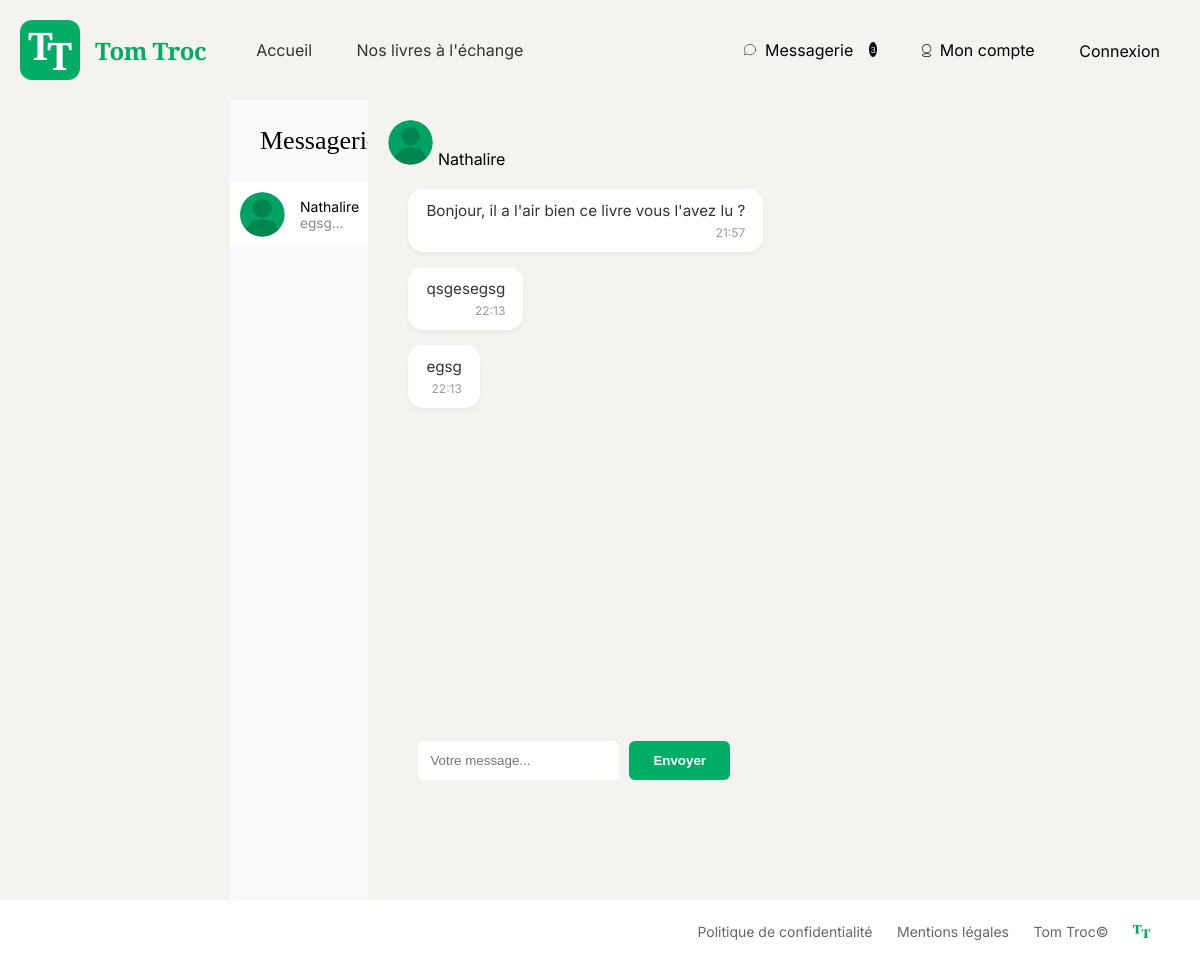
Page /index.php?action=showMessages&focus=25 (signed in) on the committed database.
### tables this page shows
CREATE TABLE IF NOT EXISTS `users` (
  `user_id` int(11) NOT NULL AUTO_INCREMENT,
  `pseudo` varchar(256) NOT NULL,
  `email` varchar(256) NOT NULL,
  `password` varchar(256) NOT NULL,
  `picture` varchar(256) NOT NULL,
  `date_creation` datetime NOT NULL,
  PRIMARY KEY (`user_id`)
);

CREATE TABLE IF NOT EXISTS `messages` (
  `id` int(11) NOT NULL AUTO_INCREMENT,
  `sender_id` int(11) NOT NULL,
  `recipient_id` int(255) NOT NULL,
  `message_date` datetime NOT NULL,
  `message_text` text NOT NULL,
  `is_read` tinyint(1) NOT NULL DEFAULT 0,
  PRIMARY KEY (`id`),
  KEY `recipient_Id` (`recipient_id`),
  KEY `sender_Id` (`sender_id`)
);

### app/controllers/Controller.php (called while the page is built, shortened)
<?php
abstract class Controller
{
public function render(string $viewName, array $data =[])
{
extract($data);
require_once 'app/views/partials/header.php';
require_once 'app/views/' . $viewName . '.php';
require_once 'app/views/partials/footer.php';
}
}

### app/controllers/messagecontroller.php (called while the page is built, shortened)
<?php
require_once 'Controller.php';
class MessageController extends Controller
{
    public function showUserDiscussion()
    {
    $id = isset($_GET['focus']) ? (int)$_GET['focus'] : 0;
    $focusId = $id;
    $currentUserId=(int)$_SESSION['user']['id'];
    $messageManager= new MessageManager;
    $messages= $messageManager->getAllMessagesByID($id, $currentUserId);
    $allUsers = $messageManager->getAllUsers($currentUserId);
    $focusedUser = null;
    foreach ($allUsers as $item) {
        if ($item['user']->getID() === $focusId) {
            $focusedUser = $item['user'];
            break;
        }
    }
    $this->render('message', [
        'allUsers'      => $allUsers,
        'messages'      => $messages,
        'focusedUser'   => $focusedUser,
        'focusId'       => $focusId,
        'currentUserId' => $currentUserId
    ]);
    }
}

### app/models/messageManager.php (called while the page is built, shortened)
<?php
class MessageManager
{
public function getAllUsers(int $currentUserId):array
    {
     $db= DBConnect::getPDO();
     $sql=$db->prepare("
        SELECT DISTINCT u.user_id, u.pseudo, u.picture
        FROM users u
        JOIN messages m ON (m.sender_id = u.user_id OR m.recipient_id = u.user_id)
        WHERE (m.sender_id = :id OR m.recipient_id = :id)
        AND u.user_id != :id
        ORDER BY m.message_date DESC
    ");
     $sql->execute(['id'=>$currentUserId]);
     $alllines= $sql->fetchall();
     $allUsers= [];
     foreach($alllines as $line)
        {
            $allUsers[] = [
            'user'    => new User($line),
            'message' => $this->getLastMessage($currentUserId, $line['user_id'])
        ];
        }
     return $allUsers;
    }
    public function getLastMessage(int $currentUserId, int $targetUserId): Message
{
    $db = DBConnect::getPDO();
    $sql = $db->prepare("SELECT * FROM messages
                         WHERE (sender_id = :curr AND recipient_id = :target)
                         OR (sender_id = :target AND recipient_id = :curr)
                         ORDER BY message_date DESC LIMIT 1");
    $sql->execute(['curr' => $currentUserId, 'target' => $targetUserId]);
    $line = $sql->fetch();
    return $line ? new Message($line) : new Message(['message_text' => 'Aucun message']);
}
public function getAllMessagesByID(int $id, int $currentUserId) : ?array
    {
        $allTheMessages = [];
        $db= DBConnect::getPDO();
    $sqlUpdate=$db->prepare("UPDATE  messages SET is_read=1 WHERE recipient_id=:currentUserId AND sender_id=:focusUserId AND is_read=0");
    $sqlUpdate->execute(['currentUserId'=>$currentUserId , 'focusUserId'=>$id]);
        $sql = $db->prepare("SELECT m.*, u.picture, u.pseudo FROM messages m INNER JOIN users u ON m.recipient_id = u.user_id AND m.sender_id = :currentUserId OR m.sender_id = u.user_id AND recipient_id = :currentUserId WHERE u.user_id = :id ORDER BY m.message_date ASC");
        $sql->execute(['id' =>$id, 'currentUserId'=>$currentUserId]);
        $allLines = $sql->fetchall();
        foreach($allLines as $line){
            $oneMessage =new Message($line);
            $allTheMessages[]=$oneMessage;
    }
        return $allTheMessages;
    }
}

### app/models/AbstractEntity.php (called while the page is built, shortened)
<?php
abstract class AbstractEntity
{
    protected function hydrate(array $data) : void
    {
        foreach ($data as $key => $value) {
            $method = 'set' . str_replace('_', '', ucwords($key, '_'));
        }
    }
}

### app/models/user.php (called while the page is built, shortened)
<?php
class User extends AbstractEntity
{
private int $userID;
private string $pseudo;
private string $picture;
    public function getID(): ?int
        {
        return $this->userID;
        }
    public function getPseudo(): ?string
        {
        return $this->pseudo;}
    public function getPicture(): ?string
    {
        return $this->picture;
    }
    public function setUserId(?int $userID):void
    {
        $this->userID = $userID;
    }
    public function setPseudo(?string $pseudo):void
    {
        $this->pseudo = $pseudo;
    }
    public function setPicture(?string $picture):void
    {
        $this->picture = $picture;
    }
}

### app/models/message.php (called while the page is built, shortened)
<?php
class Message extends AbstractEntity
{
    private ?int $senderId;
    private string $messageText;
    private DateTime $messageDate;
    public function getSenderId(): ?int
    {
        return $this->senderId;
    }
    public function getMessageText(): ?string
    {
        return $this->messageText;
    }
    public function getMessageDate(): ?DateTime
    {
        return $this->messageDate;
    }
    public function setSenderId(?int $senderId):void
    {
        $this->senderId = $senderId;
    }
    public function setMessageDate(string|DateTime $messageDate): void
    {
    if (is_string($messageDate)) {
        $this->messageDate = new DateTime($messageDate);
    } else {
        $this->messageDate = $messageDate;
    }
    }
    public function setMessageText(?string $messageText):void
    {
        $this->messageText = $messageText;
    }
}

### app/autoloader.php (called while the page is built, shortened)
<?php
class Autoloader {
    public static function autoload($class){
        $sources = [
            'app/controllers/',
            'app/models/',
            'config/'
        ];
        foreach ($sources as $source) {
            $file = $source . $class . '.php';
            if (file_exists($file)) {
                return;
            }
        }
    }
}

### app/views/message.php (the view, shortened to what this page needs)
<div class="page-messagerie-wrapper">
    <?php require_once 'app/views/partials/header.php'; ?>
    <div class="messaging-container">
        <div class="sidebar-users">
            <h3>Messagerie</h3>
            <?php if (!empty($allUsers)): ?>
                <?php foreach($allUsers as $item): ?>
                    <?php
                        $uId = $item['user']->getID();
                        $pseudo = $item['user']->getPseudo();
                        $avatar = !empty($item['user']->getPicture()) ? $item['user']->getPicture() : 'default.png';
                        $textExtrait = $item['message'] ? $item['message']->getMessageText() : 'Aucun message';
                    ?>
                    <a href="index.php?action=showMessages&focus=<?= $uId ?>" class="user-link <?= ($focusId === $uId) ? 'active' : '' ?>">
                        <img src="public/assets/img/<?= htmlspecialchars($avatar) ?>" style="width: 45px; height: 45px; border-radius: 50%; object-fit: cover;">
                        <div class="user-info">
                            <div class="user-name-date">
                                <span><?= htmlspecialchars($pseudo) ?></span>
                            </div>
                            <span style="font-size: 0.85em; color: #888;"><?= htmlspecialchars(substr($textExtrait, 0, 20)) ?>...</span>
                        </div>
                    </a>
                <?php endforeach; ?>
            <?php else: ?>
                <p style="color: #999;">Aucune discussion active.</p>
            <?php endif; ?>
        </div>
        <div class="chat-area">
            <?php if (isset($focusedUser) && $focusedUser instanceof User): ?>
                <div class="chat-header">
                    <img src="public/assets/img/<?= htmlspecialchars($focusedUser->getPicture() ?? 'default.png') ?>" style="width: 45px; height: 45px; border-radius: 50%; object-fit: cover;">
                    <?= htmlspecialchars($focusedUser->getPseudo()) ?>
                </div>
                <div class="chat-messages-container">
                    <?php if (!empty($messages) && is_array($messages)): ?>
                        <?php foreach($messages as $message): ?>
                            <?php
                                $isMe = ($message->getSenderId() === $currentUserId);
                                $dateObj = $message->getMessageDate();
                                $heure = ($dateObj instanceof DateTime) ? $dateObj->format('H:i') : '';
                            ?>
                            <div class="message-row <?= $isMe ? 'row-me' : 'row-other' ?>">
                                <div class="message-bubble <?= $isMe ? 'bubble-me' : 'bubble-other' ?>">
                                    <p><?= htmlspecialchars($message->getMessageText()) ?></p>
                                    <?php if (!empty($heure)): ?>
                                        <span class="message-time" style="display: block; font-size: 0.75em; color: #999; text-align: right;"><?= $heure ?></span>
                                    <?php endif; ?>
                                </div>
                            </div>
                        <?php endforeach; ?>
                    <?php else: ?>
                        <p style="color: #999; text-align: center; margin-top: 100px;">Aucun message dans cette discussion.</p>
                    <?php endif; ?>
                </div>
                <form action="index.php?action=sendMessage&id=<?= (int)$focusId ?>" method="POST" class="chat-form">
                    <input type="text" name="message_text" placeholder="Votre message..." autofocus required>
                    <button type="submit">Envoyer</button>
                </form>
            <?php endif; ?>
        </div>
    </div>
    <?php require_once 'app/views/partials/footer.php'; ?>
</div>

### public/assets/css/style.css (style rules this page uses)
body { background-color: rgba(245, 243, 239, 1); }
:root { --primary-green: #00AC66; --bg-light: #FAF9F7; --text-dark: #292929; --text-grey: #A6A6A6; --border-color: rgb(240, 240, 240); --background-color: rgba(245, 243, 239, 1) }
a { text-decoration: none; color: inherit; }
body { font-family: 'Inter', sans-serif; -webkit-font-smoothing: antialiased; font-weight: 400; }
body { margin: 0; font-family: 'Inter', sans-serif; background-color: var(--bg-light); }
.sidebar-users { width: 20%; border-right: 1px; margin-left:40px solid #eee; padding: 20px; }
.sidebar-users h3 { font-weight: 400; font-family: Playfair Display; font-size: 26px; margin-left: 30px; }
.page-messagerie-wrapper { display: flex; flex-direction: column; min-height: 100vh; }
.messaging-container { display: flex; flex-direction: end; min-height: 80vh; padding-left: 230px; padding-right:200px ; background-color: rgba(245, 243, 239, 1); min-height: 100vh; }
.sidebar-users { width: 350px; border-right: 0px; padding: 0px; overflow-y: auto; background-color:rgba(250, 249, 247, 1); }
.user-link { background-color: transparent; width: 100%; box-sizing: border-box; padding: 10px; border-radius: 0px; display: flex; align-items: center; gap: 15px; text-decoration: none; color: inherit; transition: background-color 0.2s; }
.user-link.active { background-color: #ffffff; border: 0px solid #e0e0e0; }
.user-link img { width: 45px; height: 45px; border-radius: 50%; object-fit: cover; }
.user-info { display: flex; flex-direction: column; flex: 1; min-width: 0; }
.user-name-date { display: flex; justify-content: space-between; align-items: center; width: 100%; font-family: inter; font-weight: 400; font-size: 14px; }
.user-name-date span { inline-flex; padding-right: 50px; }
.chat-area { width: 80%; padding: 20px; display: flex; flex-direction: column; background-color: rgba(245, 243, 239, 1); }
.chat-form { display: flex; gap: 10px; }
.chat-form input[type="text"] { flex: 1; padding: 12px; border: 0px solid rgb(5, 5, 5); border-radius: 6px; outline: none; margin-bottom: 100px; margin-left: 30px; }
.chat-form button { padding: 12px 24px; background: rgba(0, 172, 102, 1); color: #fff; border: none; border-radius: 6px; cursor: pointer; font-weight: bold; transition: background 0.3s ease; margin-right: 250px; margin-bottom: 100px; }
.chat-messages-container { flex: 1; background: rgba(245, 243, 239, 1); padding: 20px; border-radius: 8px; margin-bottom: 20px; min-height: 350px; }
.message-row { text-align: <?= $isMe ? 'right' : 'left' ?>; margin-bottom: 15px; }
.row-other { text-align: left; }
.message-bubble { display: inline-block; color: #333; padding: 12px 18px; border-radius: 15px; max-width: 65%; text-align: left; box-shadow: 0 2px 4px rgba(0,0,0,0.05); }
.message-bubble p { margin: 0; font-size: 0.95em; }
.bubble-other { background: rgb(255, 255, 255); }
.message-time { display: block; font-size: 0.75em; color: #999; margin-top: 5px; text-align: right; }

### rows in the picture
users: picture (placeholder picture), pseudo "Nathalire"
messages: message_text "egsg", message_date "22:13"
messages: message_text "Bonjour, il a l'air bien ce livre vous l'avez lu ?", message_date "21:57"
messages: message_text "qsgesegsg", message_date "22:13"

### other values in the picture
$unreadCount "3"
